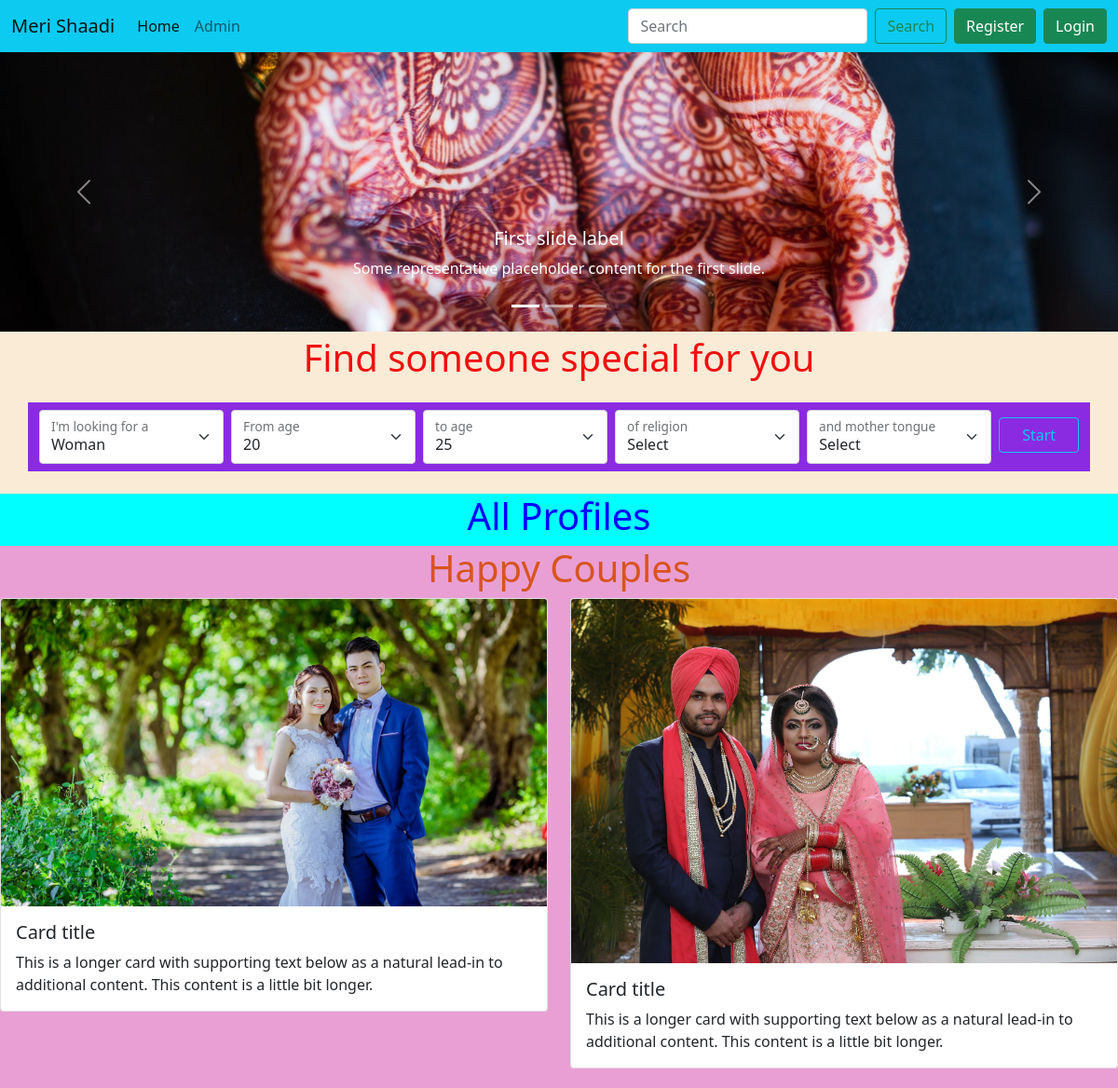
Before: / (upper part) with the older database file.
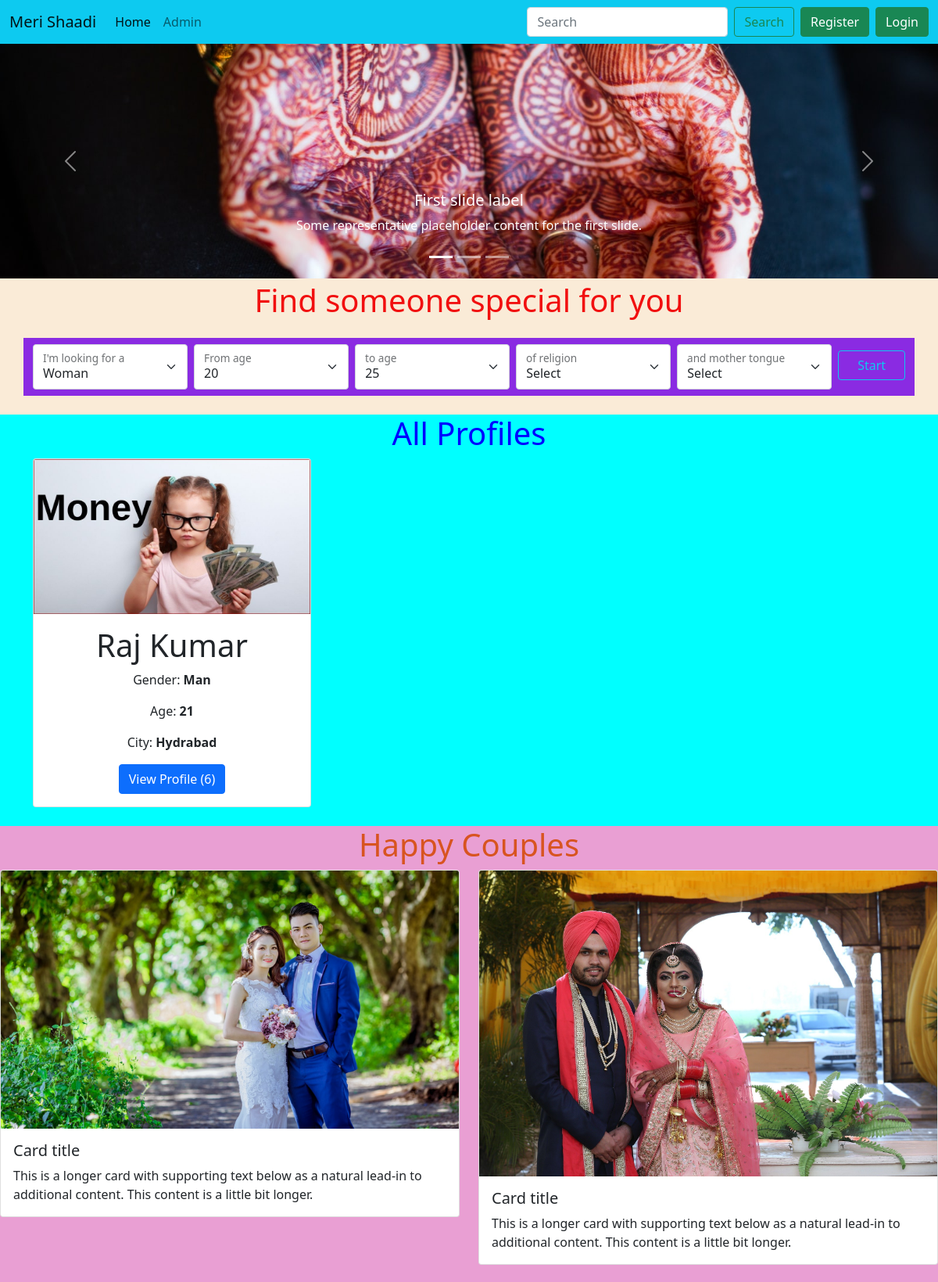
After: the same page with the newer database file.
### home/models.py (models this page shows, shortened)
class Profile(models.Model):
    user = models.OneToOneField(User, on_delete=models.CASCADE)
    first_name = models.CharField(max_length=50)
    last_name = models.CharField(max_length=50)
    email = models.CharField(max_length=50)
    gender = models.CharField(max_length=50, default="")
    age = models.IntegerField()
    pic = models.URLField()
    phone = models.CharField(max_length=15, default="")
    date_of_birth = models.DateField(default="")
    city = models.CharField(max_length=50, default="")
    address = models.CharField(max_length=150, default="")
    father_name = models.CharField(max_length=100, default="")
    mother_name = models.CharField(max_length=100, default="")
    father_phone = models.CharField(max_length=15, default="")
    work_address = models.CharField(max_length=150, default="")
    occupation = models.CharField(max_length=100, default="")
    salary = models.IntegerField(default="")
    qualification = models.CharField(max_length=500, default="")
    hobby = models.CharField(max_length=150, default="")
    caste = models.CharField(max_length=100, default="")
    religion = models.CharField(max_length=100, default="")
    family_type = models.CharField(max_length=100, default="", help_text="small/big/joint")

### home/views.py (the view)
# urls.py: path('', index, name='index'),
def index(request):
    profiles = Profile.objects.all()
    users = User.objects.all()
    dic = {"profiles": profiles, 'users': users}
    return render(request, 'home/index.html', dic)

### templates/home/index.html (shortened to what the changed rows need)
{% extends 'base.html' %}
{% load static %}
{% block body %}
<div style="background-color: antiquewhite;">
    <h1 class="text-center" style="color: rgb(241, 15, 15); padding-top: 4px;">Find someone special for you</h1>
    <br>
    <br>
</div>
<div style="background-color: cyan;">
    <h1 class="text-center" style="color: blue;">All Profiles</h1>
    <div class="container">
        <div class="row row-cols-1 row-cols-md-3 g-4">
            {% for profile in profiles %}
            <div class="col">
                <div class="card h-100">
                    <img src="{{profile.pic}}" class="card-img-top h-50" alt="...">
                    <div class="card-body text-center">
                        <h1 class="card-title">{{profile.first_name}} {{profile.last_name}}</h1>
                        <p class="card-text">Gender: <b>{{profile.gender}}</b></p>
                        <p class="card-text">Age: <b>{{profile.age}}</b></p>
                        <p class="card-text">City: <b>{{profile.city}}</b></p>
                        <a href="profile/{{profile.id}}" class="btn btn-primary">View Profile ({{profile.id}})</a>
                    </div>
                </div>
            </div>
            {% endfor %}
        </div>
        <br>
    </div>
</div>
<div style="background-color: rgb(233, 159, 211);">
    <h1 class="text-center" style="color: rgb(216, 84, 32);">Happy Couples</h1>
    <br>
</div>
{% endblock body %}

Changed rows visible on the page:
added Profile: pic (picture), first_name "Raj", last_name "Kumar", gender "Man", age "21", city "Hydrabad", id "6"
